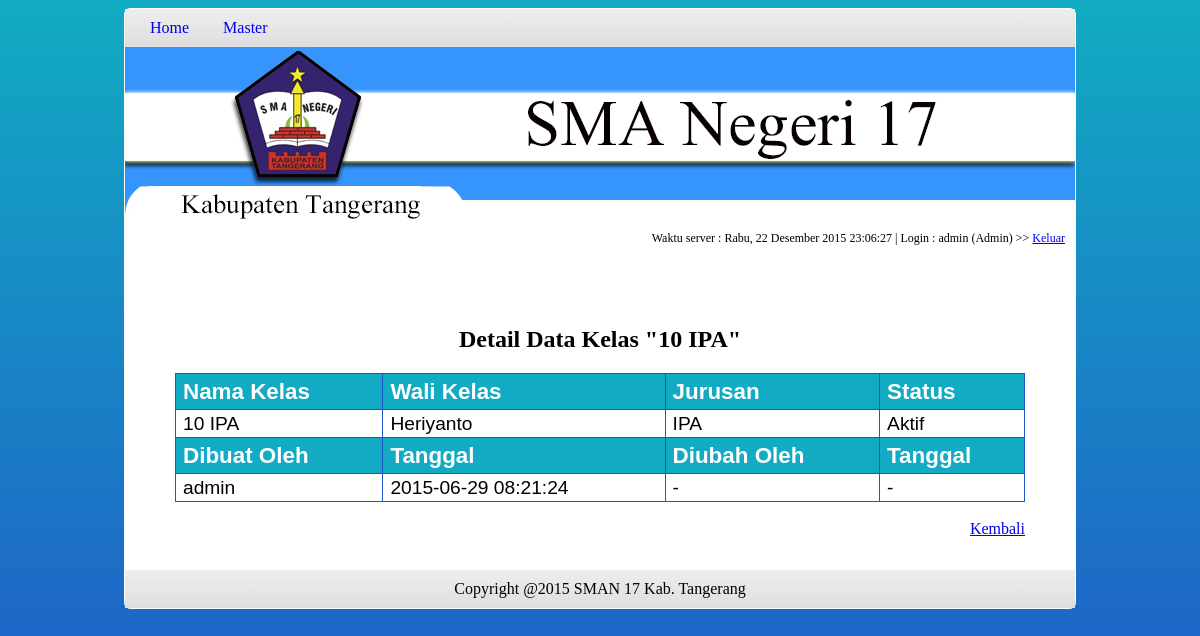
Screenshot of /index.php?page=detailkelas&id=1 (signed in) with the database file from the repository.
### tables this page shows
CREATE TABLE IF NOT EXISTS `ms_kelas` (
  `id_kelas` int(11) NOT NULL AUTO_INCREMENT,
  `nama_kelas` varchar(30) NOT NULL,
  `id_jurusan` int(11) NOT NULL,
  `id_guru` int(11) NOT NULL,
  `is_active` tinyint(1) NOT NULL,
  `created_by` varchar(20) NOT NULL,
  `updated_by` varchar(20) NOT NULL,
  `created_at` datetime NOT NULL,
  `updated_at` datetime NOT NULL,
  PRIMARY KEY (`id_kelas`)
);

CREATE TABLE IF NOT EXISTS `ms_guru` (
  `id_guru` int(11) NOT NULL AUTO_INCREMENT,
  `nama_guru` varchar(30) NOT NULL,
  `jenis_kelamin` varchar(10) NOT NULL,
  `tempat_lahir` varchar(15) NOT NULL,
  `tgl_lahir` date NOT NULL,
  `agama` varchar(10) NOT NULL,
  `alamat` text NOT NULL,
  `no_telp` varchar(15) NOT NULL,
  `email` varchar(20) NOT NULL,
  `status_guru` tinyint(1) NOT NULL,
  `id_mapel` int(11) NOT NULL,
  `id_user` int(11) NOT NULL,
  `is_active` tinyint(1) NOT NULL,
  `created_by` varchar(20) NOT NULL,
  `updated_by` varchar(20) NOT NULL,
  `created_at` datetime NOT NULL,
  `updated_at` datetime NOT NULL,
  PRIMARY KEY (`id_guru`)
);

CREATE TABLE IF NOT EXISTS `ms_jurusan` (
  `id_jurusan` int(11) NOT NULL AUTO_INCREMENT,
  `nama_jurusan` varchar(30) NOT NULL,
  `deskripsi` text NOT NULL,
  `is_active` tinyint(1) NOT NULL,
  `created_by` varchar(20) NOT NULL,
  `updated_by` varchar(20) NOT NULL,
  `created_at` datetime NOT NULL,
  `updated_at` datetime NOT NULL,
  PRIMARY KEY (`id_jurusan`)
);

### modules/kelas/detailKelas.php (the view)
<?php
@$id = $_GET['id'];
$query = mysql_query("SELECT a.id_kelas, a.nama_kelas, b.nama_jurusan AS id_jurusan, c.nama_guru AS id_guru, a.is_active, a.created_by, a.created_at, a.updated_by, a.updated_at FROM ms_kelas AS a INNER JOIN ms_jurusan AS b ON b.id_jurusan = a.id_jurusan INNER JOIN ms_guru AS c ON c.id_guru = a.id_guru WHERE a.id_kelas = '$id'");
$row = mysql_fetch_array($query);
?>
<h2 style="text-align: center;">Detail Data Kelas "<?php echo $row['nama_kelas']; ?>"</h2>
<table id="table-sism">
    <thead>
        <tr>
            <th>Nama Kelas</th>
            <th>Wali Kelas</th>
            <th>Jurusan</th>
            <th>Status</th>
        </tr>
    </thead>
    <tbody>
        <tr>
            <td><?php echo $row['nama_kelas']; ?></td>
            <td><?php echo $row['id_guru']; ?></td>
            <td><?php echo $row['id_jurusan']; ?></td>
            <td><?php if($row['is_active'] == "1") { ?>Aktif<?php } else { ?>Tidak Aktif<?php } ?></td>
        </tr>
    </tbody>
    <thead>
        <tr>
            <th>Dibuat Oleh</th>
            <th>Tanggal</th>
            <th>Diubah Oleh</th>
            <th>Tanggal</th>
        </tr>
    </thead>
    <tbody>
            <td><?php echo $row['created_by']; ?></td>
            <td><?php echo $row['created_at']; ?></td>
            <td><?php echo $row['updated_by']; ?></td>
            <td><?php if($row['updated_at'] == "0000-00-00 00:00:00") { echo "-"; } else { echo $row['updated_at']; } ?></td>
    </tbody>
</table>
<br>
<a href="?page=masterkelas" style="float: right;">Kembali</a>

### css/style-frontend.css (style rules this page uses)
body { font-family: verdana; background-attachment:fixed; background-image:linear-gradient(to bottom, #12abc3, #2154c8); }
#table-sism { font-family:"Trebuchet MS", Arial, Helvetica, sans-serif; width:100%; border-collapse:collapse; }
#table-sism td, #table-sism th { font-size:1.2em; border:1px solid #2154c8; padding:3px 7px 2px 7px; }
#table-sism th { font-size:1.4em; text-align:left; padding-top:5px; padding-bottom:4px; background-color:#12abc3; color:#fff; }

### rows the page displays
ms_kelas: nama_kelas "10 IPA", id_guru.nama_guru "Heriyanto", id_jurusan.nama_jurusan "IPA", created_by "admin", created_at "2015-06-29 08:21:24", updated_by "-"

### other values shown
$hari_ini "Rabu"
$_SESSION['user'] "admin"
$_SESSION['userlevel'] "Admin"
